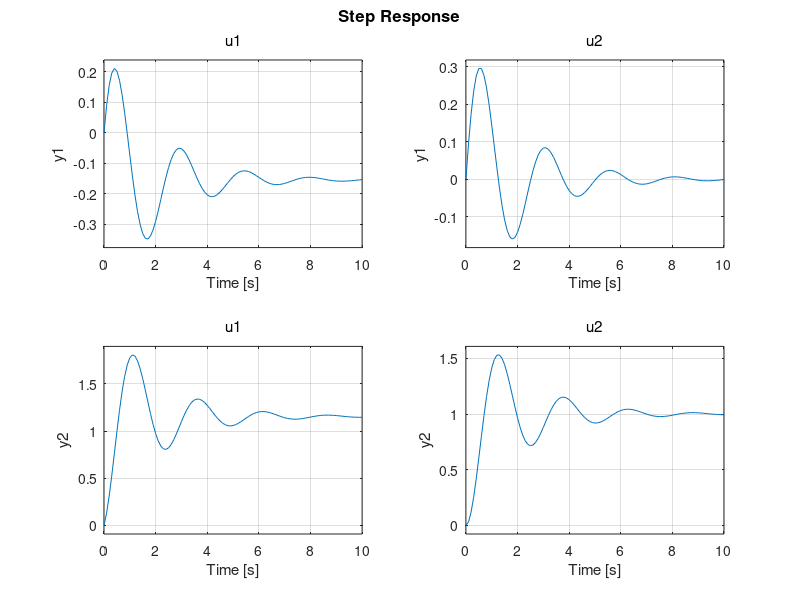

MATLAB code to generate this figure:
clear
clc
%esercizio 5.3 pagina 182
% l'esercizio fornisce una rappresentazione nello spazio di stato e chiede
% di ottenere la risposta al gradino unitario.
A = [-1 -1; 6.5 0];
B = [1 1; 1 0];
C = [1 0; 0 1];
D = [0 0; 0 0];

sys = ss(A, B, C, D);
%step(sys);

% Adesso definisco un asse del tempo personalizzato
t = 0:0.1:10;
sys = ss(A, B, C, D);
step(sys, t);           %ATTENZIONE! l'asse del tempo è un argomento di step() non di ss()!
